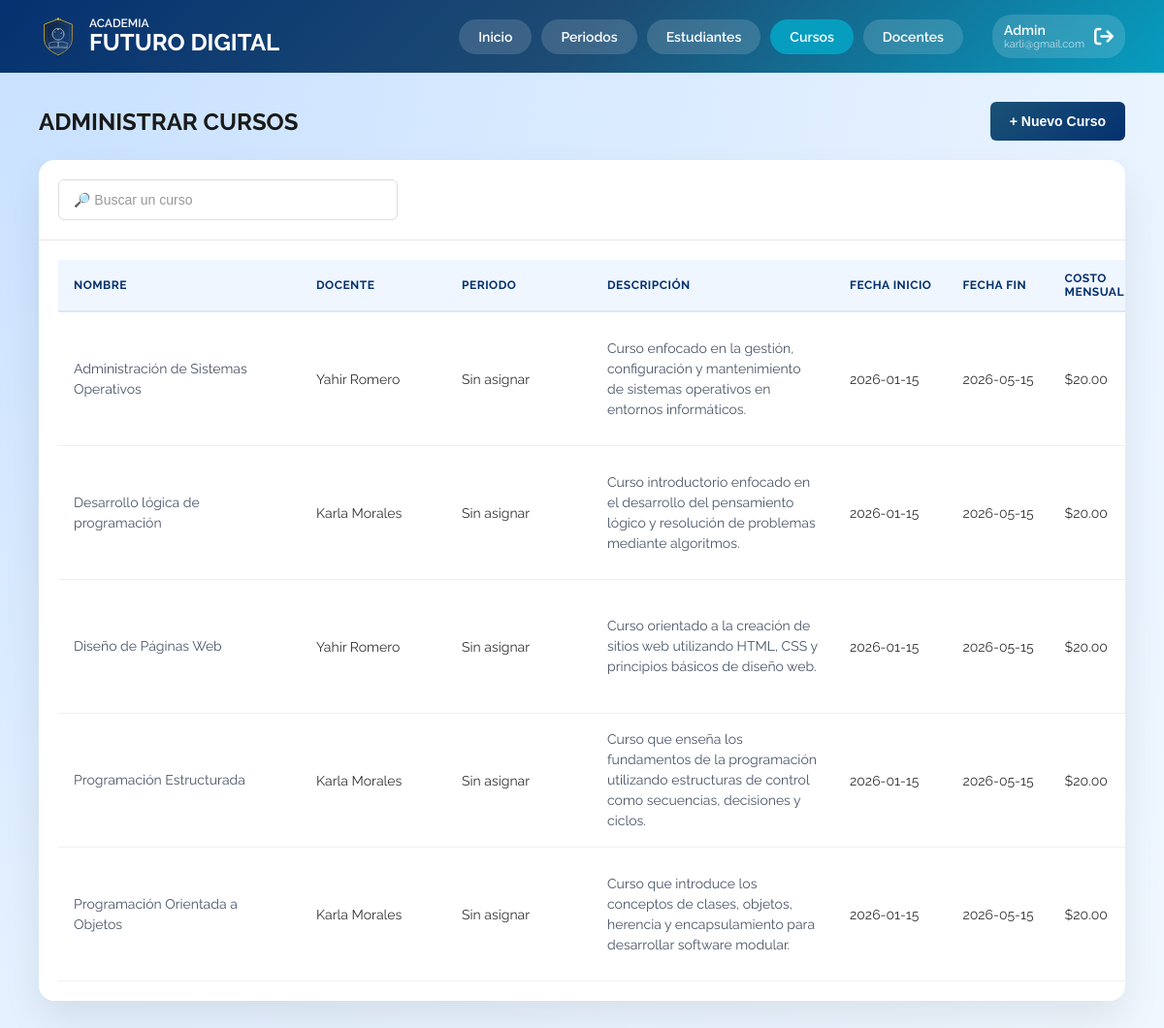
/admin-cursos.php (signed in), run on an earlier commit of the app's database.
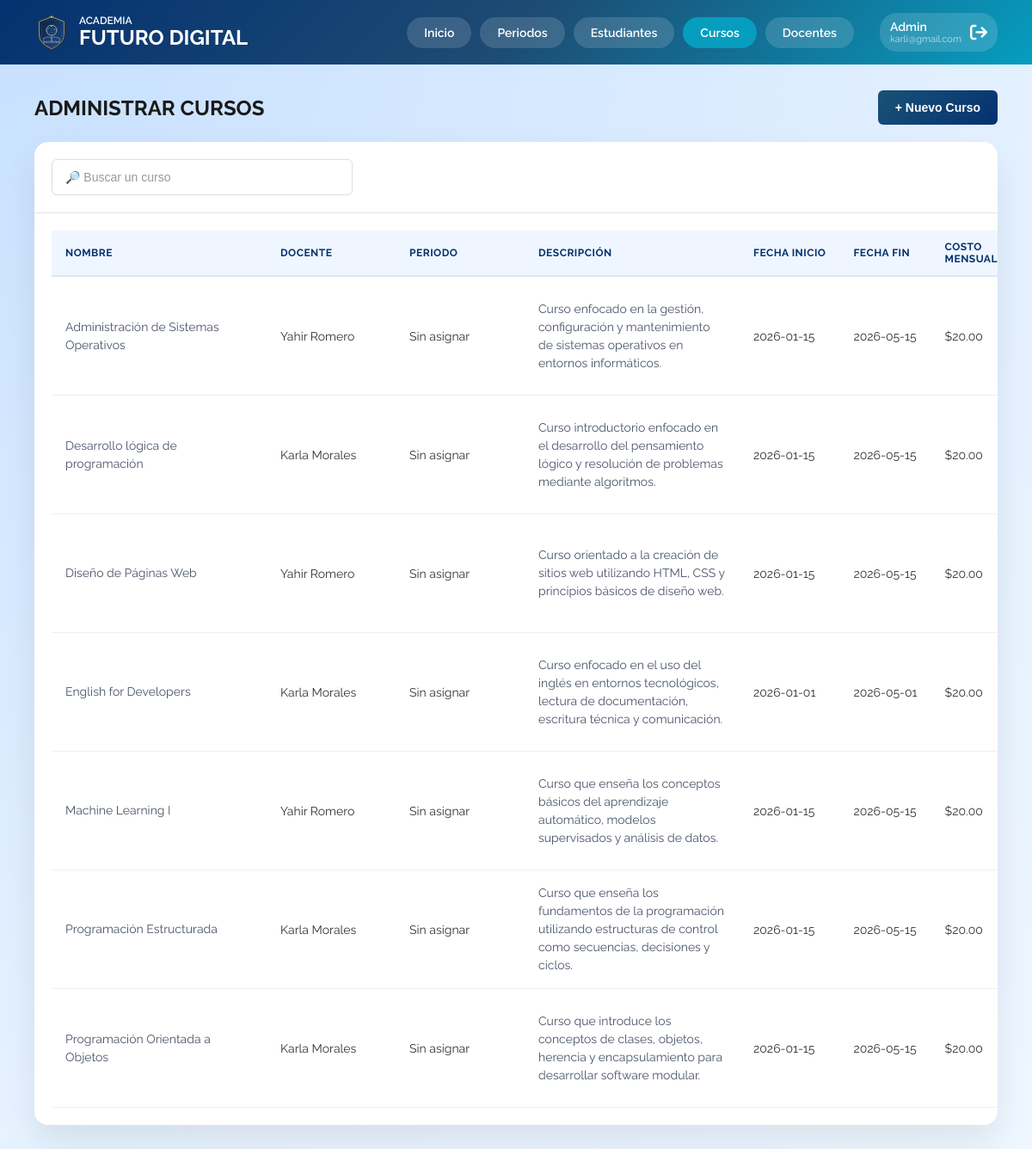
And on a later commit of the database.
### tables this page shows
CREATE TABLE `cursos` ( 
    `id` int NOT NULL PRIMARY KEY AUTO_INCREMENT, 
    `nombre` varchar(100) NOT NULL, 
    `descripcion` varchar(150) NOT NULL, 
    `costoMensual` decimal(8,2) NOT NULL, 
    `cupos` int NOT NULL, 
    `fechaInicio` date NOT NULL, 
    `fechaFin` date NOT NULL, 
    `estado` tinyint(1) DEFAULT '1', 
    `idDocente` int DEFAULT NULL,
    `idCategoria` INT DEFAULT NULL,
    `idPeriodo` int DEFAULT NULL,
    CONSTRAINT `fk_docente_curso` FOREIGN KEY (`idDocente`) REFERENCES `docentes` (`id`),
    CONSTRAINT `fk_curso_categoria` FOREIGN KEY (`idCategoria`) REFERENCES `categorias` (`id`) 
    ON UPDATE CASCADE 
    ON DELETE SET NULL,
    CONSTRAINT `fk_curso_periodo_insc`FOREIGN KEY (`idPeriodo`) REFERENCES `PeriodoInscripcion` (`id`)
);

### mostrar-tabla-cursos.php (the view, shortened to what this page needs)
<?php
include('includes/conexion.php');
$sql = "SELECT c.id,
               c.nombre,
               c.descripcion,
               c.fechaInicio,
               c.fechaFin,
               c.costoMensual,
               c.cupos,
               c.estado,
               c.idDocente,
               c.idPeriodo,
               pi.nombre AS periodo_nombre,
               CONCAT(u.nombre, ' ', u.apellido) AS docente_full,
               GROUP_CONCAT(p.idCursoPrevio) AS prerrequisitos
        FROM cursos c
        LEFT JOIN prerrequisitos p ON c.id = p.idCursoActual
        LEFT JOIN docentes d ON c.idDocente = d.id
        LEFT JOIN usuarios u ON d.usuario_id = u.id
        LEFT JOIN PeriodoInscripcion pi ON c.idPeriodo = pi.id
        GROUP BY c.id
        ORDER BY c.estado DESC, c.nombre ASC";
$resultado = mysqli_query($conexion, $sql);
if (mysqli_num_rows($resultado) > 0 ){
?>
    <table class="data-table mobile-cards">
        <thead>
            <tr>
                <th>Nombre</th>
                <th class ="col-docente">Docente</th>
                <th>Periodo</th>
                <th>Descripción</th>
                <th class= "col-fecha">Fecha Inicio</th>
                <th class= "col-fecha">Fecha Fin</th>
                <th>Costo Mensual</th>
            </tr>
        </thead>
        <tbody>
            <?php while($fila = mysqli_fetch_assoc($resultado)){ ?>
            <tr data-id="<?php echo $fila['id']; ?>">
                <td data-label="Nombre" class="col-nombre"><?php echo htmlspecialchars($fila['nombre']); ?></td>
                <td data-label="Docente" class= "col-docente"><?php echo htmlspecialchars($fila['docente_full'] ?? 'Sin asignar'); ?></td>
                <td data-label="Periodo" class="col-periodo"><?php echo htmlspecialchars($fila['periodo_nombre'] ?? 'Sin asignar'); ?></td>
                <td data-label="Descripción" class="col-descripcion"><?php echo htmlspecialchars($fila['descripcion']); ?></td>
                <td data-label="Fecha Inicio" class="col-fecha"><?php echo $fila['fechaInicio']; ?></td>
                <td data-label="Fecha Fin" class="col-fecha"><?php echo $fila['fechaFin']; ?></td>
                <td data-label="Costo Mensual">$<?php echo $fila['costoMensual']; ?></td>
            </tr>
            <?php } ?>
        </tbody>
    </table>
<?php
} else {
    echo '<div class="mensaje-vacio">No hay cursos registrados.</div>';
}
?>

### admin-cursos.php (shortened to what this page needs)
<?php
include("includes/conexion.php");
?>
<!DOCTYPE html>
<html lang="es">
<head>
    <link rel="stylesheet" href="https://cdnjs.cloudflare.com/ajax/libs/font-awesome/6.4.0/css/all.min.css">
    <link rel="stylesheet" href="css/stylesAdmin.css">
</head>
<body class="raleway-all">
    <header class="header">
        <div class="logo">
            <img src ="img/logo.svg" alt="Logo Academia Futuro Digital" class="logo">
            <div class="logo-text">
                <span class="logo-small">ACADEMIA</span>
                <span class="logo-big">FUTURO DIGITAL</span>
            </div>
        </div>
        <nav class="nav">
            <a href="./admin-inicio.php" class="btn-nav">Inicio</a>
            <a href="./admin-periodos.php" class="btn-nav">Periodos</a>
            <a href="./admin-estudiantes.php" class="btn-nav">Estudiantes</a>
            <a href="./admin-cursos.php" class="btn-nav active">Cursos</a>
            <a href="./admin-docentes.php" class="btn-nav">Docentes</a>
            <a href="includes/logout.php" style="text-decoration:none;">
                <div class="user-profile">
                    <div class="user-info">
                        <span class="user-role">Admin</span>
                        <span class="user-email"><?php echo $_SESSION["usuario"]; ?></span>
                    </div>
                    <i class="fas fa-arrow-right-from-bracket logout-icon"></i>
                </div>
            </a>
        </nav>
    </header>
    <main class="main">
        <div class="page-header">
            <h1 class="titulo">ADMINISTRAR CURSOS</h1>
            <button class="btn-nuevo">+ Nuevo Curso</button>
        </div>
        <div class="card">
            <div class="toolbar">
                <input type="text" id="buscador-curso" placeholder="🔎 Buscar un curso" class="input-buscar">
            </div>
            <div class="tabla-placeholder">
                <?php include('mostrar-tabla-cursos.php'); ?>
            </div>
        </div>
    </main>
</body>
</html>

What changed in the data, as far as the page shows it:
added cursos: nombre "English for Developers", docente_full "Karla Morales", periodo_nombre "Sin asignar", descripcion "Curso enfocado en el uso del inglés en entornos tecnológicos, lectura de documentación, escritura técnica y comunicación.", fechaInicio "2026-01-01", fechaFin "2026-05-01", costoMensual "20.00"
added cursos: nombre "Machine Learning I", docente_full "Yahir Romero", periodo_nombre "Sin asignar", descripcion "Curso que enseña los conceptos básicos del aprendizaje automático, modelos supervisados y análisis de datos.", fechaInicio "2026-01-15", fechaFin "2026-05-15", costoMensual "20.00"
